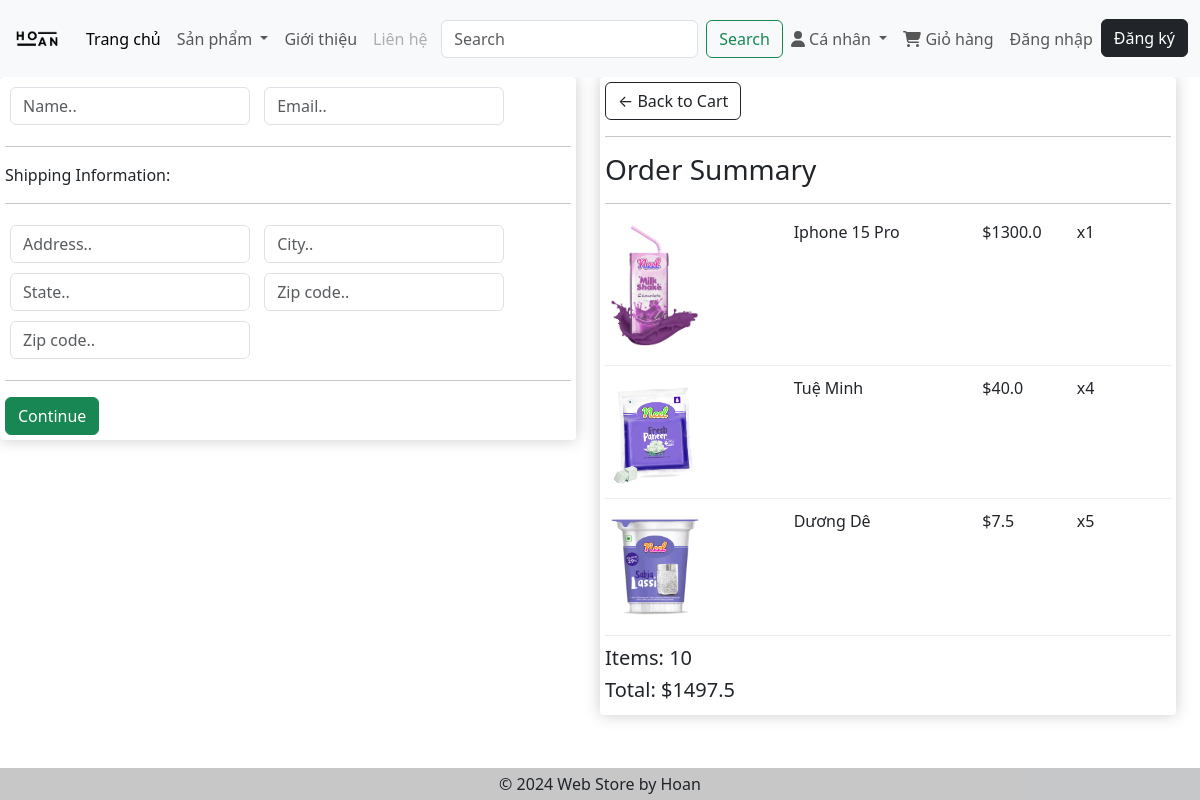
Screenshot of /checkout/ (signed in) with the database file from the repository.
### app/models.py (models this page shows, shortened)
class OrderItem(models.Model):
    product = models.ForeignKey(Product, on_delete=models.SET_NULL, null=True)
    order = models.ForeignKey(Order, on_delete=models.SET_NULL, null=True)
    quantity = models.IntegerField(default=0, null=True, blank=True)
    date_added = models.DateTimeField(auto_now_add=True)
    def get_total(self):
        total = self.product.price * self.quantity
        return total

class Product(models.Model):
    name = models.CharField(max_length=200, null=True)
    price = models.FloatField()
    digital = models.BooleanField(default=False, null=True, blank=False)
    image = models.ImageField(null=True, blank=True)
    @property
    def imageURL(self):
        try:
            url = self.image.url
        except:
            url = ""
        return url

class Order(models.Model):
    customer = models.ForeignKey(
        Customer, on_delete=models.SET_NULL, null=True, blank=True
    )
    date_order = models.DateTimeField(auto_now_add=True)
    completed = models.BooleanField(default=False, null=True, blank=False)
    transaction_id = models.CharField(max_length=200, null=True)
    def get_cart_items(self):
        orderitems = self.orderitem_set.all()
        total = sum([item.quantity for item in orderitems])
        return total
    def get_cart_total(self):
        orderitems = self.orderitem_set.all()
        total = sum([item.get_total() for item in orderitems])
        return total

### app/views.py (the view)
# urls.py: path("checkout/", views.checkout, name="checkout"),
def checkout(request):
    if request.user.is_authenticated:
        customer = request.user.customer
        order, created = Order.objects.get_or_create(customer=customer, completed=False)
        items = order.orderitem_set.all()
    else:
        items = []
        order = {"get_cart_total": 0, "get_cart_items": 0}
    context = {"items": items, "order": order}
    return render(request, "app/checkout.html", context)

### app/templates/app/checkout.html (shortened to what this page needs)
{% extends 'app/base.html' %} {% load static %} {% block checkout_content %}
<div class="row" style="width: 100%">
  <div class="col-lg-6">
    <div class="box-element" id="form-wrapper">
      <form id="form">
        <div id="user-info">
          <div class="form-field">
            <input
              required
              class="form-control"
              type="text"
              name="name"
              placeholder="Name.."
            />
          </div>
          <div class="form-field">
            <input
              required
              class="form-control"
              type="email"
              name="email"
              placeholder="Email.."
            />
          </div>
        </div>
        <div id="shipping-info">
          <hr />
          <p>Shipping Information:</p>
          <hr />
          <div class="form-field">
            <input
              class="form-control"
              type="text"
              name="address"
              placeholder="Address.."
            />
          </div>
          <div class="form-field">
            <input
              class="form-control"
              type="text"
              name="city"
              placeholder="City.."
            />
          </div>
          <div class="form-field">
            <input
              class="form-control"
              type="text"
              name="state"
              placeholder="State.."
            />
          </div>
          <div class="form-field">
            <input
              class="form-control"
              type="text"
              name="zipcode"
              placeholder="Zip code.."
            />
          </div>
          <div class="form-field">
            <input
              class="form-control"
              type="text"
              name="country"
              placeholder="Zip code.."
            />
          </div>
        </div>
        <hr />
        <input
          id="form-button"
          class="btn btn-success btn-block"
          type="submit"
          value="Continue"
        />
      </form>
    </div>
    <br />
  </div>
  <div class="col-lg-6">
    <div class="box-element">
      <a class="btn btn-outline-dark" href="{% url 'cart' %}"
        >&#x2190; Back to Cart</a
      >
      <hr />
      <h3>Order Summary</h3>
      <hr />
      {% for item in items %}
      <div class="cart-row">
        <div style="flex: 2">
          <img class="row-image" src="{{ item.product.imageURL }}" />
        </div>
        <div style="flex: 2"><p>{{item.product.name}}</p></div>
        <div style="flex: 1"><p>${{item.product.price}}</p></div>
        <div style="flex: 1"><p>x{{item.quantity}}</p></div>
      </div>
      {% endfor %}
      <h5>Items: {{order.get_cart_items}}</h5>
      <h5>Total: ${{order.get_cart_total}}</h5>
    </div>
  </div>
</div>
{% endblock checkout_content %}

### app/static/app/css/main.css (style rules this page uses)
body { background-color: hsl(0, 0%, 98%); }
h1, h2, h3, h4, h5, h6 { color: hsl(0, 0%, 30%); }
.box-element { box-shadow: hsl(0, 0%, 80%) 0 0 16px; background-color: #fff; border-radius: 4px; padding: 5px; }
.col-lg-3, .col-lg-4, .col-lg-6, .col-lg-8, .col-lg-12 { margin-top: 10px; }
.row-image { width: 100px; }
.form-field { width: 250px; display: inline-block; padding: 5px; }
.cart-row { display: flex; align-items: flex-stretch; padding-bottom: 10px; margin-bottom: 10px; border-bottom: 1px solid #ececec; }

### rows the page displays
OrderItem: product.imageURL (picture), product.name "Iphone 15 Pro", product.price "1300.0", quantity "1"
OrderItem: product.imageURL (picture), product.name "Tuệ Minh", product.price "40.0", quantity "4"
OrderItem: product.imageURL (picture), product.name "Dương Dê", product.price "7.5", quantity "5"
Order: get_cart_items "10", get_cart_total "1497.5"
